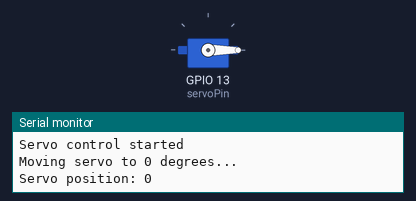
Simulated run of this sketch. Board: ESP32. On the bench: servo, the last lines printed to the serial monitor.

Above: at 0.05 s.
At 3.25 s:
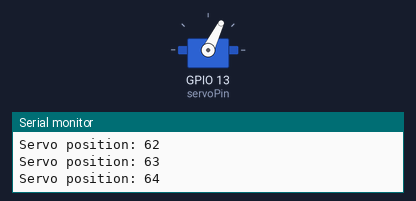
At 6.55 s:
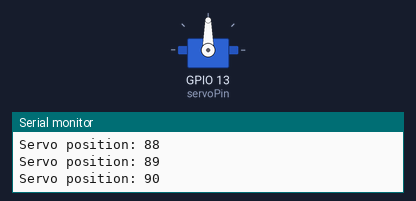
At 13.15 s:
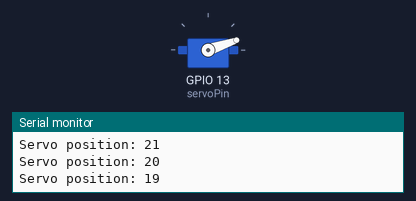
Timing chart, 0 to 24.9 s (numbered marks = the images above):
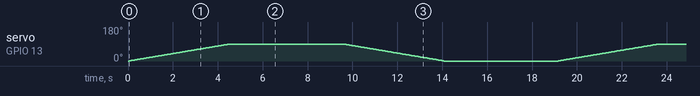

The sketch:

sg90.ino
```cpp
#include <ESP32Servo.h>  // Include the ESP32 Servo library

Servo myservo;  // Create a servo object

int servoPin = 13;  // Define the pin where the servo is connected

void setup() {
  Serial.begin(115200);  // Start serial communication at 115200 baud rate
  myservo.attach(servoPin);  // Attach the servo to the pin
  Serial.println("Servo control started");
}

void loop() {
  Serial.println("Moving servo to 0 degrees...");
  for (int pos = 0; pos <= 90; pos++) {
    myservo.write(pos);              // Tell servo to go to position 'pos'
    Serial.print("Servo position: ");
    Serial.println(pos);             // Print the current position to Serial Monitor
    delay(50);                        // Wait for the servo to reach the position
  }
  delay(5000);  // Wait a bit at the end of the sweep

  Serial.println("Moving servo back to 0 degrees...");
  for (int pos = 90; pos >= 0; pos--) {
    myservo.write(pos);              // Tell servo to go to position 'pos'
    Serial.print("Servo position: ");
    Serial.println(pos);             // Print the current position to Serial Monitor
    delay(50);                        // Wait for the servo to reach the position
  }
  delay(5000);  // Wait a bit at the end of the sweep
}
```
